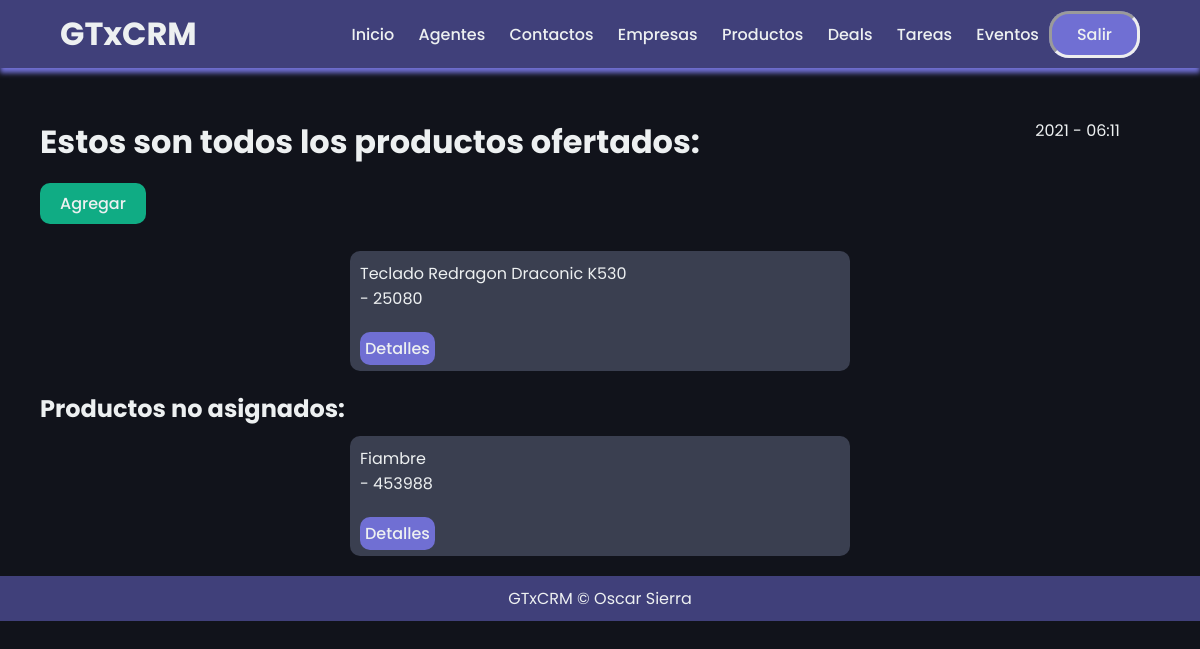
The page /productos/ (signed in) on the database as committed earlier.
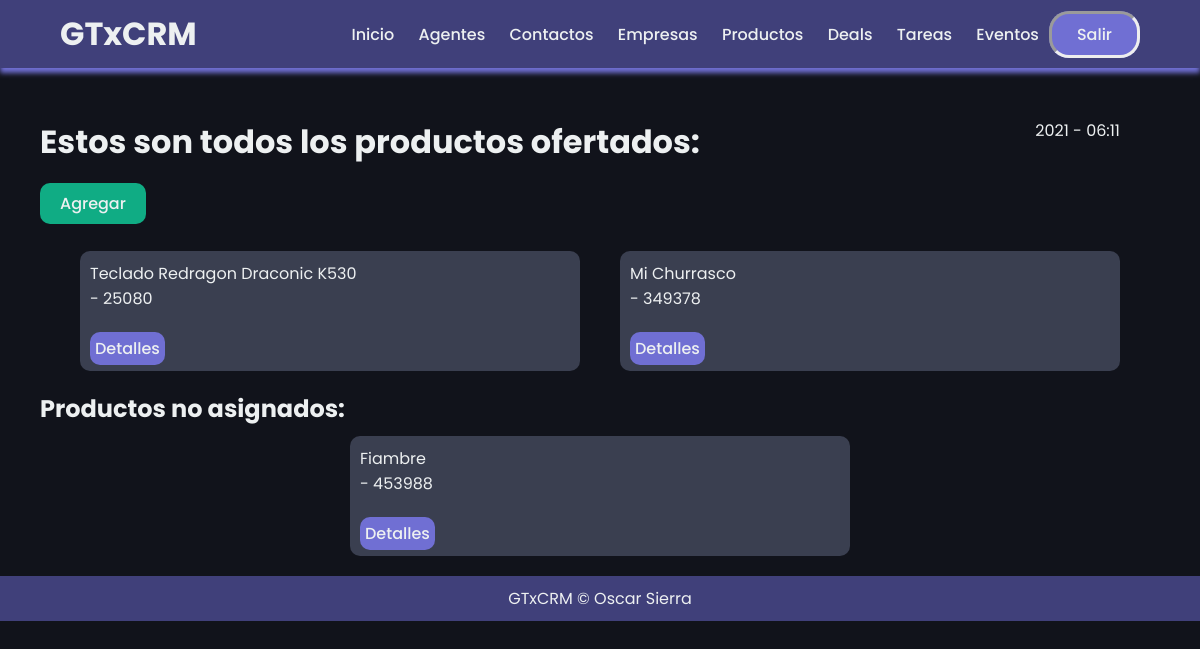
The same page on the database as committed later.
### mainapp/models.py (models this page shows, shortened)
class Producto(models.Model):
    nombre = models.CharField(max_length=45)
    codigo = models.IntegerField(default=0)
    categoria = models.CharField(max_length=45)
    precio = models.FloatField()
    descripcion = models.TextField()
    activo = models.BooleanField()
    organizacion = models.ForeignKey(userProfile, on_delete=models.CASCADE)
    agente = models.ForeignKey("Agent", null=True, blank=True, on_delete=models.SET_NULL)

### mainapp/views.py (the view)
# urls.py: path('productos/', productoListView.as_view(), name = 'producto_list'),
class productoListView(LoginRequiredMixin, ListView):
    template_name="productos/producto_list.html"
    context_object_name = "productos"
    def get_queryset(self):
        user = self.request.user
        if user.es_organizador:
            queryset = Producto.objects.filter(
                organizacion=user.userprofile,
                agente__isnull=False
            )
        else:
            queryset = Producto.objects.filter(
                organizacion=user.agent.organizacion,
                agente__isnull=False
            )
            queryset = queryset.filter(agente__user=user)
        return queryset
    def get_context_data(self, **kwargs):
        user = self.request.user
        context = super(productoListView, self).get_context_data(**kwargs)
        queryset = Producto.objects.filter(
            organizacion=user.userprofile,
            agente__isnull=True
        )
        context.update({
            "productos_noasignados": queryset
        })
        return context

### mainapp/templates/productos/producto_list.html (shortened to what this page needs)
{% extends 'layouts/layouts.html'%}
{% block content %}
<div class="start">
    <div class="initial">
        <h1>Estos son todos los productos ofertados: </h1>
            <div id="time">
                {% now "Y - h:m"%}
            </div>
        </div>
    </div>
<br/>
<div class="divbtn" style="margin-left: 40px;">
    <a class="submitbtn" href="{% url 'producto_create' %}"><button>Agregar</button></a>
</div>
<br/>
<div class="list_container">
    {% for producto in productos %}
        <div class="list_content">
            <p>{{ producto.nombre }}<br/>
            - {{ producto.codigo }}</p><br/>
            <a class="detail_href" href="{% url 'producto_detail' producto.pk %}">Detalles</a>
        </div>
    {% endfor %}
</div>
{% if productos_noasignados.exists %}
<div class="divbtn" style="margin-left: 40px;">
    <h2>Productos no asignados: </h2>
</div>
    <div class="list_container">
        {% for producto in productos_noasignados %}
            <div class="list_content">
                <p>{{ producto.nombre }}<br/>
                - {{ producto.codigo }}</p><br/>
                <a class="detail_href" href="{% url 'producto_detail' producto.pk %}">Detalles</a>
            </div>
        {% endfor %}
    </div>
{% endif %}
{% endblock %}

Rows that differ between the two databases and show on the page:
added Producto: nombre "Mi Churrasco", codigo "349378", shown under "Estos son todos los productos ofertados:"
